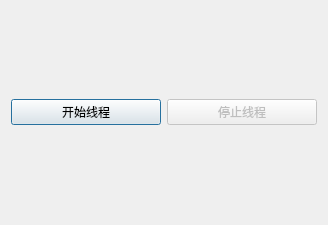
<?xml version="1.0" encoding="UTF-8"?>
<ui version="4.0">
 <class>ThreadDialog</class>
 <widget class="QDialog" name="ThreadDialog">
  <property name="geometry">
   <rect>
    <x>0</x>
    <y>0</y>
    <width>328</width>
    <height>225</height>
   </rect>
  </property>
  <property name="windowTitle">
   <string>ThreadDialog</string>
  </property>
  <layout class="QHBoxLayout" name="horizontalLayout">
   <item>
    <widget class="QPushButton" name="startButton">
     <property name="text">
      <string>开始线程</string>
     </property>
    </widget>
   </item>
   <item>
    <widget class="QPushButton" name="stopButton">
     <property name="enabled">
      <bool>false</bool>
     </property>
     <property name="text">
      <string>停止线程</string>
     </property>
    </widget>
   </item>
  </layout>
 </widget>
 <layoutdefault spacing="6" margin="11"/>
 <resources/>
 <connections/>
</ui>
